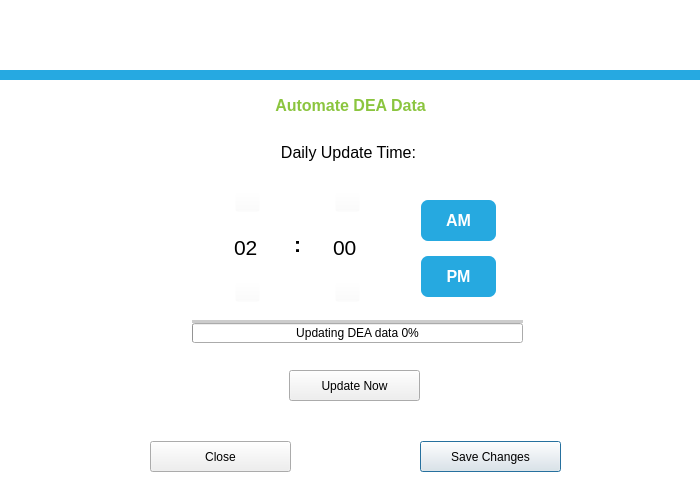
<?xml version="1.0" encoding="UTF-8"?>
<ui version="4.0">
 <class>Dialog</class>
 <widget class="QDialog" name="Dialog">
  <property name="geometry">
   <rect>
    <x>0</x>
    <y>0</y>
    <width>700</width>
    <height>500</height>
   </rect>
  </property>
  <property name="sizePolicy">
   <sizepolicy hsizetype="Fixed" vsizetype="Fixed">
    <horstretch>0</horstretch>
    <verstretch>0</verstretch>
   </sizepolicy>
  </property>
  <property name="minimumSize">
   <size>
    <width>700</width>
    <height>500</height>
   </size>
  </property>
  <property name="maximumSize">
   <size>
    <width>700</width>
    <height>500</height>
   </size>
  </property>
  <property name="windowTitle">
   <string>Deactivated Data Engine</string>
  </property>
  <property name="styleSheet">
   <string notr="true">QDialog{
	background:#ffffff
}</string>
  </property>
  <widget class="QPushButton" name="btn_save">
   <property name="geometry">
    <rect>
     <x>420</x>
     <y>441</y>
     <width>141</width>
     <height>31</height>
    </rect>
   </property>
   <property name="font">
    <font>
     <family>Arial</family>
     <pointsize>9</pointsize>
    </font>
   </property>
   <property name="text">
    <string>Save Changes</string>
   </property>
  </widget>
  <widget class="QLabel" name="label">
   <property name="geometry">
    <rect>
     <x>0</x>
     <y>70</y>
     <width>700</width>
     <height>10</height>
    </rect>
   </property>
   <property name="font">
    <font>
     <family>Arial</family>
    </font>
   </property>
   <property name="styleSheet">
    <string notr="true">background:#26a9e1</string>
   </property>
   <property name="text">
    <string/>
   </property>
  </widget>
  <widget class="QLabel" name="lb_logo">
   <property name="geometry">
    <rect>
     <x>0</x>
     <y>0</y>
     <width>700</width>
     <height>70</height>
    </rect>
   </property>
   <property name="font">
    <font>
     <family>Arial</family>
    </font>
   </property>
   <property name="styleSheet">
    <string notr="true">background:#ffffff</string>
   </property>
   <property name="text">
    <string/>
   </property>
  </widget>
  <widget class="QPushButton" name="btn_close">
   <property name="geometry">
    <rect>
     <x>150</x>
     <y>441</y>
     <width>141</width>
     <height>31</height>
    </rect>
   </property>
   <property name="font">
    <font>
     <family>Arial</family>
     <pointsize>9</pointsize>
    </font>
   </property>
   <property name="text">
    <string>Close</string>
   </property>
  </widget>
  <widget class="QLabel" name="label_14">
   <property name="geometry">
    <rect>
     <x>0</x>
     <y>85</y>
     <width>701</width>
     <height>41</height>
    </rect>
   </property>
   <property name="font">
    <font>
     <family>Arial</family>
     <pointsize>12</pointsize>
     <weight>75</weight>
     <bold>true</bold>
    </font>
   </property>
   <property name="styleSheet">
    <string notr="true">color:#8bc53f</string>
   </property>
   <property name="text">
    <string>Automate DEA Data</string>
   </property>
   <property name="alignment">
    <set>Qt::AlignCenter</set>
   </property>
  </widget>
  <widget class="QLabel" name="label_2">
   <property name="geometry">
    <rect>
     <x>-2</x>
     <y>140</y>
     <width>701</width>
     <height>25</height>
    </rect>
   </property>
   <property name="font">
    <font>
     <family>Arial</family>
     <pointsize>12</pointsize>
    </font>
   </property>
   <property name="text">
    <string>Daily Update Time:</string>
   </property>
   <property name="alignment">
    <set>Qt::AlignCenter</set>
   </property>
  </widget>
  <widget class="QLabel" name="label_5">
   <property name="geometry">
    <rect>
     <x>294</x>
     <y>232</y>
     <width>10</width>
     <height>25</height>
    </rect>
   </property>
   <property name="font">
    <font>
     <family>Arial</family>
     <pointsize>16</pointsize>
     <weight>75</weight>
     <bold>true</bold>
    </font>
   </property>
   <property name="text">
    <string>:</string>
   </property>
   <property name="alignment">
    <set>Qt::AlignLeading|Qt::AlignLeft|Qt::AlignVCenter</set>
   </property>
  </widget>
  <widget class="QLabel" name="lb_apm_back">
   <property name="geometry">
    <rect>
     <x>413</x>
     <y>248</y>
     <width>90</width>
     <height>56</height>
    </rect>
   </property>
   <property name="font">
    <font>
     <family>Arial</family>
     <pointsize>12</pointsize>
    </font>
   </property>
   <property name="styleSheet">
    <string notr="true">QLabel{
	background : &quot;#d4d9e2&quot;;
    border:none;
    border-radius:10px;

}</string>
   </property>
   <property name="text">
    <string/>
   </property>
   <property name="alignment">
    <set>Qt::AlignCenter</set>
   </property>
  </widget>
  <widget class="QPushButton" name="btn_am">
   <property name="geometry">
    <rect>
     <x>421</x>
     <y>200</y>
     <width>75</width>
     <height>41</height>
    </rect>
   </property>
   <property name="font">
    <font>
     <family>Arial</family>
     <pointsize>12</pointsize>
     <weight>75</weight>
     <bold>true</bold>
    </font>
   </property>
   <property name="styleSheet">
    <string notr="true">QPushButton{
	color: white;
    background: #26a9e0;

	border-radius:7px;
}
QPushButton:checked{
	    border: 3px solid #0679e0;
}
QPushButton:!checked{
	    border: none;
}</string>
   </property>
   <property name="text">
    <string>AM</string>
   </property>
   <property name="checkable">
    <bool>true</bool>
   </property>
   <property name="checked">
    <bool>false</bool>
   </property>
  </widget>
  <widget class="QPushButton" name="btn_pm">
   <property name="geometry">
    <rect>
     <x>421</x>
     <y>256</y>
     <width>75</width>
     <height>41</height>
    </rect>
   </property>
   <property name="font">
    <font>
     <family>Arial</family>
     <pointsize>12</pointsize>
     <weight>75</weight>
     <bold>true</bold>
    </font>
   </property>
   <property name="styleSheet">
    <string notr="true">QPushButton{
	color: white;
    background: #26a9e0;
	 border: none;
	border-radius:7px;
}
</string>
   </property>
   <property name="text">
    <string>PM</string>
   </property>
   <property name="checkable">
    <bool>false</bool>
   </property>
   <property name="checked">
    <bool>false</bool>
   </property>
  </widget>
  <widget class="QPushButton" name="btn_hplus">
   <property name="geometry">
    <rect>
     <x>235</x>
     <y>192</y>
     <width>25</width>
     <height>20</height>
    </rect>
   </property>
   <property name="accessibleName">
    <string/>
   </property>
   <property name="styleSheet">
    <string notr="true">QPushButton{
	background:#00ffffff;
}
QPushButton:hover:!pressed{
	background:#eeeeee;
	border: none;
}
QPushButton:pressed{
	background:#cccccc;

}</string>
   </property>
   <property name="text">
    <string/>
   </property>
  </widget>
  <widget class="QPushButton" name="btn_mplus">
   <property name="geometry">
    <rect>
     <x>335</x>
     <y>192</y>
     <width>25</width>
     <height>20</height>
    </rect>
   </property>
   <property name="styleSheet">
    <string notr="true">QPushButton{
	background:#00ffffff;
}
QPushButton:hover:!pressed{
	background:#eeeeee;
	border: none;
}
QPushButton:pressed{
	background:#cccccc;

}</string>
   </property>
   <property name="text">
    <string/>
   </property>
  </widget>
  <widget class="QPushButton" name="btn_hminus">
   <property name="geometry">
    <rect>
     <x>235</x>
     <y>282</y>
     <width>25</width>
     <height>20</height>
    </rect>
   </property>
   <property name="styleSheet">
    <string notr="true">QPushButton{
	background:#00ffffff;
}
QPushButton:hover:!pressed{
	background:#eeeeee;
	border: none;
}
QPushButton:pressed{
	background:#cccccc;

}</string>
   </property>
   <property name="text">
    <string/>
   </property>
  </widget>
  <widget class="QPushButton" name="btn_mminus">
   <property name="geometry">
    <rect>
     <x>335</x>
     <y>282</y>
     <width>25</width>
     <height>20</height>
    </rect>
   </property>
   <property name="styleSheet">
    <string notr="true">QPushButton{
	background:#00ffffff;
}
QPushButton:hover:!pressed{
	background:#eeeeee;
	border: none;
}
QPushButton:pressed{
	background:#cccccc;

}</string>
   </property>
   <property name="text">
    <string/>
   </property>
  </widget>
  <widget class="QPushButton" name="btn_update_now">
   <property name="geometry">
    <rect>
     <x>289</x>
     <y>370</y>
     <width>131</width>
     <height>31</height>
    </rect>
   </property>
   <property name="font">
    <font>
     <family>Arial</family>
     <pointsize>9</pointsize>
    </font>
   </property>
   <property name="focusPolicy">
    <enum>Qt::ClickFocus</enum>
   </property>
   <property name="text">
    <string>Update Now</string>
   </property>
  </widget>
  <widget class="QLabel" name="label_7">
   <property name="geometry">
    <rect>
     <x>192</x>
     <y>320</y>
     <width>331</width>
     <height>3</height>
    </rect>
   </property>
   <property name="font">
    <font>
     <family>Arial</family>
    </font>
   </property>
   <property name="styleSheet">
    <string notr="true">background:#cccccc</string>
   </property>
   <property name="text">
    <string/>
   </property>
  </widget>
  <widget class="QProgressBar" name="pb_update">
   <property name="geometry">
    <rect>
     <x>192</x>
     <y>323</y>
     <width>331</width>
     <height>20</height>
    </rect>
   </property>
   <property name="sizePolicy">
    <sizepolicy hsizetype="Expanding" vsizetype="Fixed">
     <horstretch>0</horstretch>
     <verstretch>0</verstretch>
    </sizepolicy>
   </property>
   <property name="minimumSize">
    <size>
     <width>0</width>
     <height>10</height>
    </size>
   </property>
   <property name="maximumSize">
    <size>
     <width>16777215</width>
     <height>100</height>
    </size>
   </property>
   <property name="font">
    <font>
     <family>Arial</family>
    </font>
   </property>
   <property name="styleSheet">
    <string notr="true">QProgressBar::chunk { color: black;  }</string>
   </property>
   <property name="value">
    <number>0</number>
   </property>
   <property name="alignment">
    <set>Qt::AlignCenter</set>
   </property>
   <property name="textVisible">
    <bool>true</bool>
   </property>
   <property name="format">
    <string>Updating DEA data %p%</string>
   </property>
  </widget>
  <widget class="QLineEdit" name="le_minute">
   <property name="enabled">
    <bool>true</bool>
   </property>
   <property name="geometry">
    <rect>
     <x>310</x>
     <y>222</y>
     <width>71</width>
     <height>51</height>
    </rect>
   </property>
   <property name="font">
    <font>
     <family>Arial</family>
     <pointsize>16</pointsize>
    </font>
   </property>
   <property name="focusPolicy">
    <enum>Qt::ClickFocus</enum>
   </property>
   <property name="styleSheet">
    <string notr="true">QLineEdit{
	background : &quot;#f7f9ff&quot;;
    border: 1px solid &quot;#c7c9ff&quot;;
    border-radius:8px;

}</string>
   </property>
   <property name="inputMask">
    <string/>
   </property>
   <property name="text">
    <string>00</string>
   </property>
   <property name="maxLength">
    <number>2</number>
   </property>
   <property name="cursorPosition">
    <number>1</number>
   </property>
   <property name="alignment">
    <set>Qt::AlignCenter</set>
   </property>
   <property name="clearButtonEnabled">
    <bool>false</bool>
   </property>
  </widget>
  <widget class="QLineEdit" name="le_hour">
   <property name="geometry">
    <rect>
     <x>211</x>
     <y>222</y>
     <width>71</width>
     <height>51</height>
    </rect>
   </property>
   <property name="font">
    <font>
     <family>Arial</family>
     <pointsize>16</pointsize>
    </font>
   </property>
   <property name="focusPolicy">
    <enum>Qt::ClickFocus</enum>
   </property>
   <property name="styleSheet">
    <string notr="true">QLineEdit{
	background : &quot;#f7f9ff&quot;;
    border: 1px solid &quot;#c7c9ff&quot;;
    border-radius:8px;

}</string>
   </property>
   <property name="inputMask">
    <string notr="true"/>
   </property>
   <property name="text">
    <string>02</string>
   </property>
   <property name="maxLength">
    <number>2</number>
   </property>
   <property name="alignment">
    <set>Qt::AlignCenter</set>
   </property>
  </widget>
 </widget>
 <tabstops>
  <tabstop>le_hour</tabstop>
  <tabstop>le_minute</tabstop>
  <tabstop>btn_am</tabstop>
  <tabstop>btn_pm</tabstop>
  <tabstop>btn_update_now</tabstop>
  <tabstop>btn_close</tabstop>
  <tabstop>btn_save</tabstop>
  <tabstop>btn_mminus</tabstop>
  <tabstop>btn_hminus</tabstop>
  <tabstop>btn_mplus</tabstop>
  <tabstop>btn_hplus</tabstop>
 </tabstops>
 <resources/>
 <connections/>
</ui>
